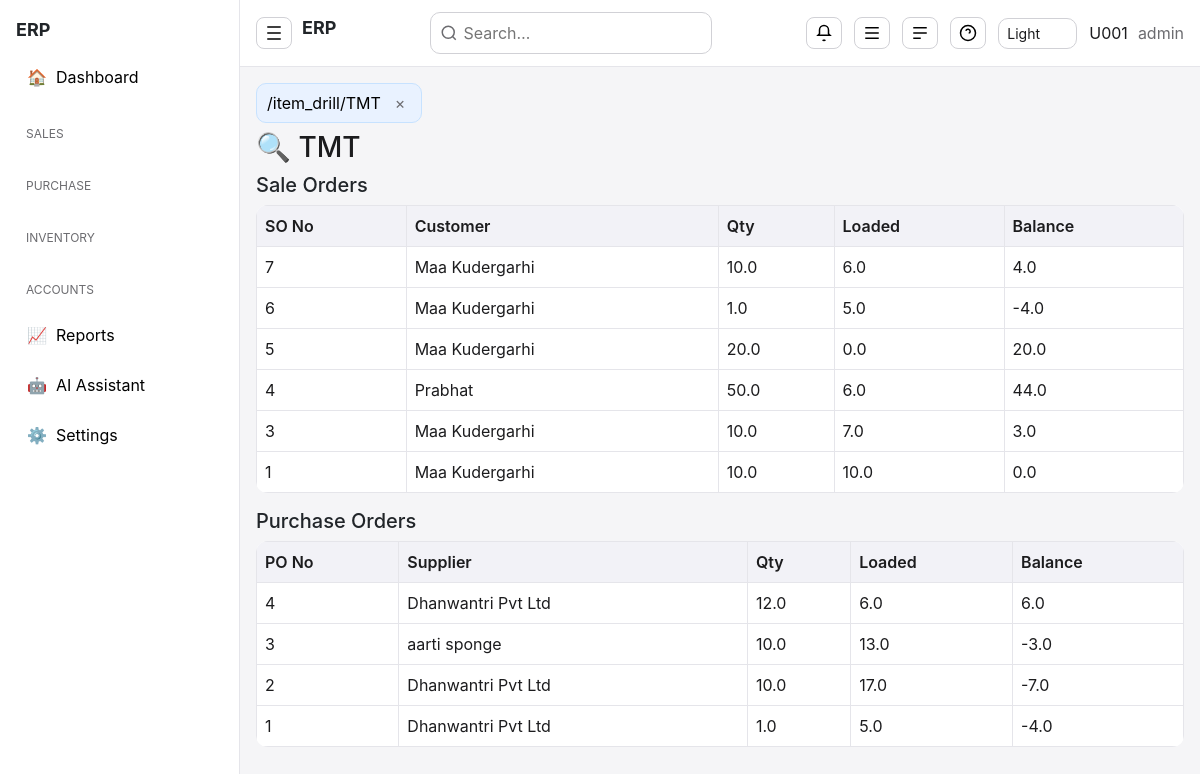
The app's page /item_drill/TMT (signed in) with its own data.
### tables this page shows
CREATE TABLE sale_orders(
 so_id INTEGER PRIMARY KEY AUTOINCREMENT,
 so_date TEXT,
 acc_id INTEGER,
 item_id INTEGER,
 child_item TEXT,
 qty REAL,
 rate REAL,
 supplied_qty REAL DEFAULT 0,
 amount REAL,
 user_code TEXT
, status TEXT DEFAULT 'OPEN');

CREATE TABLE acc_mast(
 acc_id INTEGER PRIMARY KEY AUTOINCREMENT,
 acc_name TEXT,
 acc_type TEXT
, mobile TEXT, pan TEXT, gstin TEXT, address TEXT, city TEXT, state TEXT);

CREATE TABLE purchase_orders(
 po_id INTEGER PRIMARY KEY AUTOINCREMENT,
 po_date TEXT,
 acc_id INTEGER,
 item_id INTEGER,
 child_item TEXT,
 qty REAL,
 rate REAL,
 supplied_qty REAL DEFAULT 0,
 amount REAL,
 user_code TEXT
, status TEXT DEFAULT 'OPEN');

### app.py (the view)
@app.route("/item_drill/<item>")
def item_drill(item):
    if "user" not in session:
        return redirect("/")
    con = db()
    sales = con.execute("""
        SELECT s.so_id,a.acc_name,s.qty,s.supplied_qty
        FROM sale_orders s
        JOIN acc_mast a ON s.acc_id=a.acc_id
        JOIN item_mast i ON s.item_id=i.item_id
        WHERE i.item_name=?
        ORDER BY s.so_id DESC
    """, (item,)).fetchall()
    purchases = con.execute("""
        SELECT p.po_id,a.acc_name,p.qty,p.supplied_qty
        FROM purchase_orders p
        JOIN acc_mast a ON p.acc_id=a.acc_id
        JOIN item_mast i ON p.item_id=i.item_id
        WHERE i.item_name=?
        ORDER BY p.po_id DESC
    """, (item,)).fetchall()
    return render_template("item_drill.html", item=item, sales=sales, purchases=purchases)

### app.py (called while the page is built)
def db():
    con = getattr(g, "_db", None)
    if con is None:
        con = sqlite3.connect(DB)
        con.row_factory = sqlite3.Row
        g._db = con
    return con

### templates/item_drill.html
{% extends "base.html" %}
{% block content %}
<h3>🔍 {{item}}</h3>
<h5>Sale Orders</h5>
<table class="table table-bordered">
<tr>
<th>SO No</th>
<th>Customer</th>
<th>Qty</th>
<th>Loaded</th>
<th>Balance</th>
</tr>
{% for s in sales %}
<tr>
<td>{{s[0]}}</td>
<td>{{s[1]}}</td>
<td>{{s[2]}}</td>
<td>{{s[3]}}</td>
<td>{{s[2]-s[3]}}</td>
</tr>
{% endfor %}
</table>
<h5>Purchase Orders</h5>
<table class="table table-bordered">
<tr>
<th>PO No</th>
<th>Supplier</th>
<th>Qty</th>
<th>Loaded</th>
<th>Balance</th>
</tr>
{% for p in purchases %}
<tr>
<td>{{p[0]}}</td>
<td>{{p[1]}}</td>
<td>{{p[2]}}</td>
<td>{{p[3]}}</td>
<td>{{p[2]-p[3]}}</td>
</tr>
{% endfor %}
</table>
{% endblock %}

### static/css/style.css (style rules this page uses)
body { background:#f5f5f7; font-family: -apple-system,BlinkMacSystemFont, "Segoe UI",Roboto,Ubuntu; }
* { box-sizing:border-box }
body { --center-scale:1 }
.table { background:#ffffff; border-radius:12px; overflow:hidden; }
.table th { background:#f2f2f7; color:#1c1c1e; font-weight:600; }
.table td { color:#1c1c1e }
.table th, .table td { border:1px solid #e5e5ea !important }
h1,h2,h3 { color:#1c1c1e }
table,.table { border-collapse:collapse !important }

### records on screen
sale_orders: so_id "7", acc_name "Maa Kudergarhi", qty "10.0", supplied_qty "6.0", s[2]-s[3] "4.0"
sale_orders: so_id "6", acc_name "Maa Kudergarhi", qty "1.0", supplied_qty "5.0", s[2]-s[3] "-4.0"
sale_orders: so_id "5", acc_name "Maa Kudergarhi", qty "20.0", supplied_qty "0.0", s[2]-s[3] "20.0"
sale_orders: so_id "4", acc_name "Prabhat", qty "50.0", supplied_qty "6.0", s[2]-s[3] "44.0"
sale_orders: so_id "3", acc_name "Maa Kudergarhi", qty "10.0", supplied_qty "7.0", s[2]-s[3] "3.0"
sale_orders: so_id "1", acc_name "Maa Kudergarhi", qty "10.0", supplied_qty "10.0", s[2]-s[3] "0.0"
purchase_orders: po_id "4", acc_name "Dhanwantri Pvt Ltd", qty "12.0", supplied_qty "6.0", p[2]-p[3] "6.0"
purchase_orders: po_id "3", acc_name "aarti sponge", qty "10.0", supplied_qty "13.0", p[2]-p[3] "-3.0"
purchase_orders: po_id "2", acc_name "Dhanwantri Pvt Ltd", qty "10.0", supplied_qty "17.0", p[2]-p[3] "-7.0"
purchase_orders: po_id "1", acc_name "Dhanwantri Pvt Ltd", qty "1.0", supplied_qty "5.0", p[2]-p[3] "-4.0"

### other values on screen
{{ session.user or '' }} "U001"
{{ session.role or '' }} "admin"
{{ item }} "TMT"
